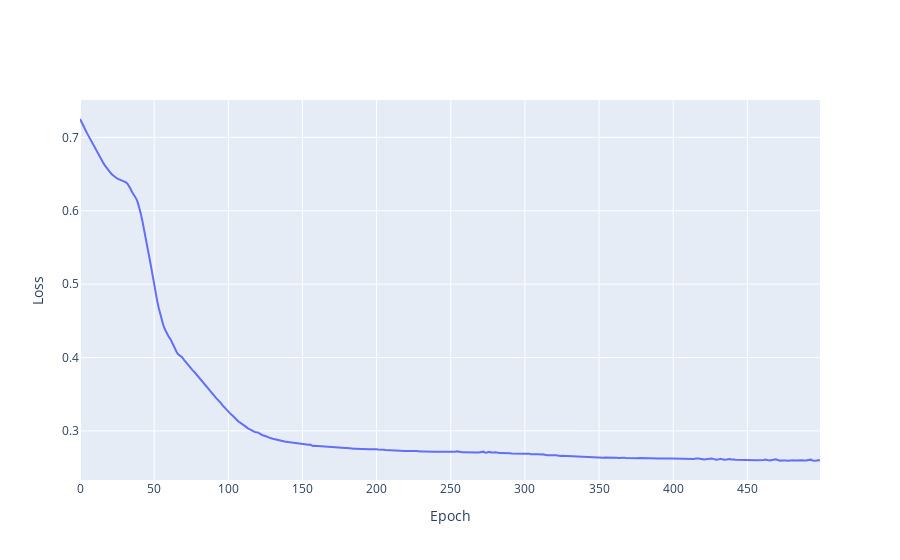

The code cell stored with this chart in its notebook:
### Code cell
import plotly.graph_objects as go

fig = go.Figure()
fig.add_scatter(x=list(range(config['epochs'])), y=list(map(lambda x: x.item(), final_losses)))
fig.update_layout(xaxis_title='Epoch', yaxis_title='Loss')

### Figure 1 — Plotly figure (JSON) as saved in the notebook; plotly's stock layout.template omitted (floating-point values rounded to 4 significant figures; data arrays with more than 128 entries replaced by an {"elided": "..."} marker saying what was removed)
{"data": [{"type": "scatter", "x": {"elided": "500 int values"}, "y": {"elided": "500 float values"}}], "layout": {"xaxis": {"title": {"text": "Epoch"}}, "yaxis": {"title": {"text": "Loss"}}}}
